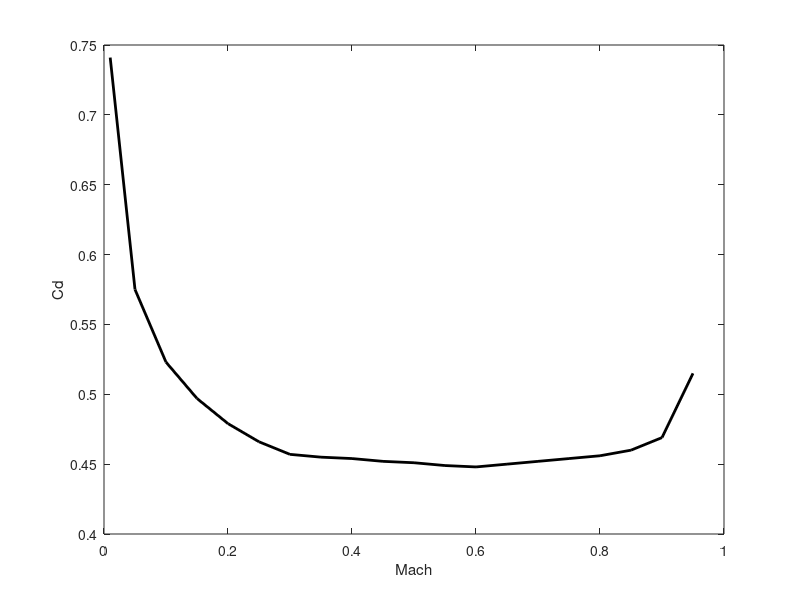

Here is the MATLAB script that generated this plot:
values = [0.01,0.741;
0.05,0.575;
0.10,0.523;
0.15,0.497;
0.20,0.479;
0.25,0.466;
0.30,0.457;
0.35,0.455;
0.40,0.454;
0.45,0.452;
0.50,0.451;
0.55,0.449;
0.60,0.448;
0.65,0.450;
0.70,0.452;
0.75,0.454;
0.80,0.456;
0.85,0.460;
0.90,0.469;
0.95,0.515;
]

mach = values(:,1)
cd = values(:,2)
title('Cd Values')
plot(mach,cd,"k","LineWidth",2)

xlabel('Mach')
ylabel('Cd')
